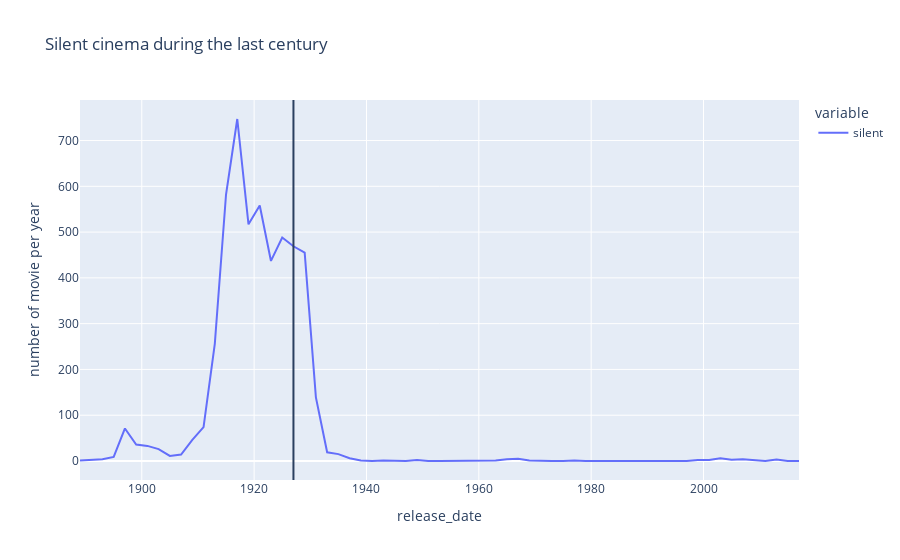

Notebook code cell kept with this figure:
### Markdown cell above
We can observe through the graphs and t test analysis that there is a modification of black and white movie production after the release of the first color film. However we can see that the expected drop does not occur immediatly after the apparition of the this technology and there is a delay until it's popularisation. This might be interesting to investigate on why such a delay occured.

### Code cell
fig = px.line(genre_per_date.resample("2Y").sum()['silent'], labels = {'value' : 'number of movie per year'}, title = 'Silent cinema during the last century')
fig.add_vline(x = pd.to_datetime(1927, format="%Y"))
fig.show()

### Figure 1 — Plotly figure (JSON) as saved in the notebook; plotly's stock layout.template omitted (floating-point values rounded to 4 significant figures)
{"data": [{"hovertemplate": "variable=silent<br>release_date=%{x}<br>number of movie per year=%{y}<extra></extra>", "legendgroup": "silent", "line": {"color": "#636efa", "dash": "solid"}, "marker": {"symbol": "circle"}, "mode": "lines", "name": "silent", "orientation": "v", "showlegend": true, "type": "scatter", "x": ["1888-12-31T00:00:00", "1890-12-31T00:00:00", "1892-12-31T00:00:00", "1894-12-31T00:00:00", "1896-12-31T00:00:00", "1898-12-31T00:00:00", "1900-12-31T00:00:00", "1902-12-31T00:00:00", "1904-12-31T00:00:00", "1906-12-31T00:00:00", "1908-12-31T00:00:00", "1910-12-31T00:00:00", "1912-12-31T00:00:00", "1914-12-31T00:00:00", "1916-12-31T00:00:00", "1918-12-31T00:00:00", "1920-12-31T00:00:00", "1922-12-31T00:00:00", "1924-12-31T00:00:00", "1926-12-31T00:00:00", "1928-12-31T00:00:00", "1930-12-31T00:00:00", "1932-12-31T00:00:00", "1934-12-31T00:00:00", "1936-12-31T00:00:00", "1938-12-31T00:00:00", "1940-12-31T00:00:00", "1942-12-31T00:00:00", "1944-12-31T00:00:00", "1946-12-31T00:00:00", "1948-12-31T00:00:00", "1950-12-31T00:00:00", "1952-12-31T00:00:00", "1954-12-31T00:00:00", "1956-12-31T00:00:00", "1958-12-31T00:00:00", "1960-12-31T00:00:00", "1962-12-31T00:00:00", "1964-12-31T00:00:00", "1966-12-31T00:00:00", "1968-12-31T00:00:00", "1970-12-31T00:00:00", "1972-12-31T00:00:00", "1974-12-31T00:00:00", "1976-12-31T00:00:00", "1978-12-31T00:00:00", "1980-12-31T00:00:00", "1982-12-31T00:00:00", "1984-12-31T00:00:00", "1986-12-31T00:00:00", "1988-12-31T00:00:00", "1990-12-31T00:00:00", "1992-12-31T00:00:00", "1994-12-31T00:00:00", "1996-12-31T00:00:00", "1998-12-31T00:00:00", "2000-12-31T00:00:00", "2002-12-31T00:00:00", "2004-12-31T00:00:00", "2006-12-31T00:00:00", "2008-12-31T00:00:00", "2010-12-31T00:00:00", "2012-12-31T00:00:00", "2014-12-31T00:00:00", "2016-12-31T00:00:00"], "xaxis": "x", "y": [1, 3, 4, 9, 71, 36, 33, 26, 11, 14, 46, 74, 256, 582, 747, 517, 558, 437, 488, 469, 455, 139, 19, 15, 6, 1, 0, 1, 1, 0, 2, 0, 0, 0, 0, 1, 0, 1, 4, 5, 1, 0, 0, 0, 1, 0, 0, 0, 0, 1, 1, 1, 0, 0, 0, 2, 2, 6, 3, 4, 2, 0, 3, 0, 0], "yaxis": "y"}], "layout": {"legend": {"title": {"text": "variable"}, "tracegroupgap": 0}, "shapes": [{"type": "line", "x0": "1927-01-01T00:00:00", "x1": "1927-01-01T00:00:00", "xref": "x", "y0": 0, "y1": 1, "yref": "y domain"}], "title": {"text": "Silent cinema during the last century"}, "xaxis": {"anchor": "y", "domain": [0, 1], "title": {"text": "release_date"}}, "yaxis": {"anchor": "x", "domain": [0, 1], "title": {"text": "number of movie per year"}}}}
